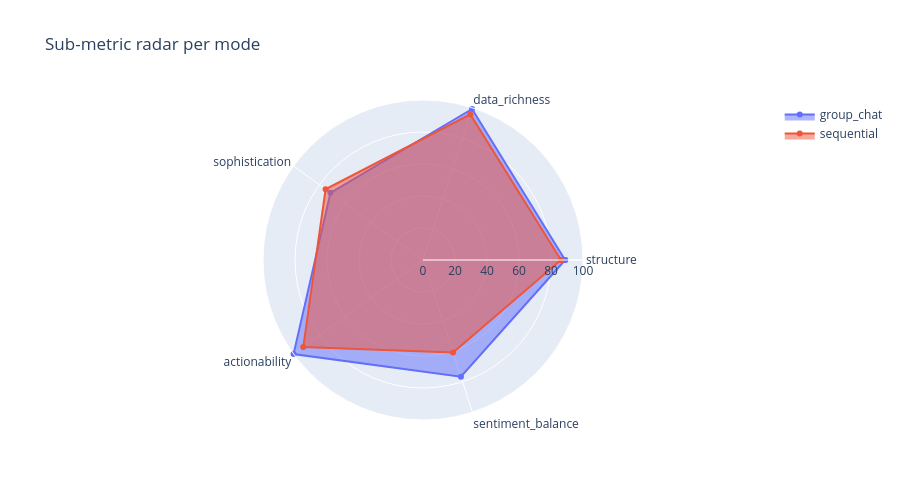

The code cell stored with this chart in its notebook:
### Code cell
# Sub-metric radar per mode (mean)
radar_cols = [c for c in ['structure', 'data_richness', 'sophistication', 'actionability', 'sentiment_balance'] if c in df.columns]
radar_df = df.groupby('mode')[radar_cols].mean().reset_index()

fig = go.Figure()
for _, row in radar_df.iterrows():
    vals = list(row[radar_cols]) + [row[radar_cols[0]]]
    cats = radar_cols + [radar_cols[0]]
    fig.add_trace(go.Scatterpolar(r=vals, theta=cats, fill='toself', name=row['mode']))
fig.update_layout(polar=dict(radialaxis=dict(range=[0, 100])), title='Sub-metric radar per mode', height=500)
fig.show()

### Figure 1 — Plotly figure (JSON) as saved in the notebook; plotly's stock layout.template omitted (floating-point values rounded to 4 significant figures)
{"data": [{"fill": "toself", "name": "group_chat", "r": [88.85, 99.24, 71.49, 100, 76.68, 88.85], "theta": ["structure", "data_richness", "sophistication", "actionability", "sentiment_balance", "structure"], "type": "scatterpolar"}, {"fill": "toself", "name": "sequential", "r": [86.26, 95.69, 75.24, 92.5, 60.84, 86.26], "theta": ["structure", "data_richness", "sophistication", "actionability", "sentiment_balance", "structure"], "type": "scatterpolar"}], "layout": {"height": 500, "polar": {"radialaxis": {"range": [0, 100]}}, "title": {"text": "Sub-metric radar per mode"}}}
